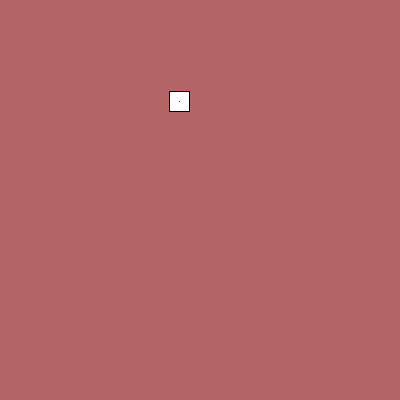
Frame 1 (no input)
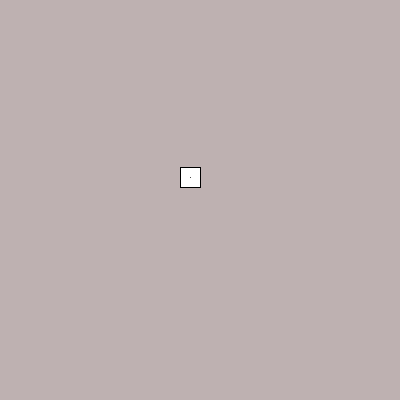
Frame 60 (the mouse pressed at the canvas centre just before this capture)
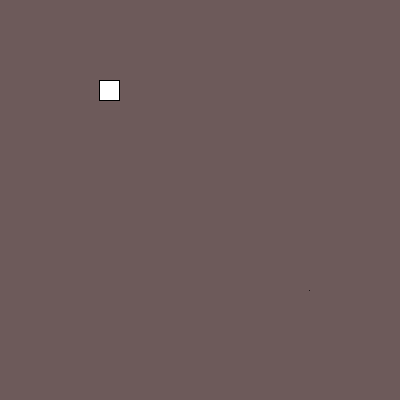
Frame 120 (the mouse held since frame 60 and released just before this capture)

The Processing sketch that drew these frames (run headless with seeded random() and noise(); from frame 60 on, the mouse is pressed at the canvas centre):

// Processing sketch: processing_105193
// ── processing_105193.pde

//generating random numbers. Random numbers are float numbers rather than integers

void setup(){
  size(400,400);
  frameRate(5);
}

void draw(){

  float rx = random(50, 250);
  float ry =random(50, 250);
  background(rx, ry, ry);
  rectMode(CENTER);
  rect(rx, ry, 20, 20);
  
  println ("My random value is: " + rx);
  
  point(mouseX+rx, mouseY+ry);
}
